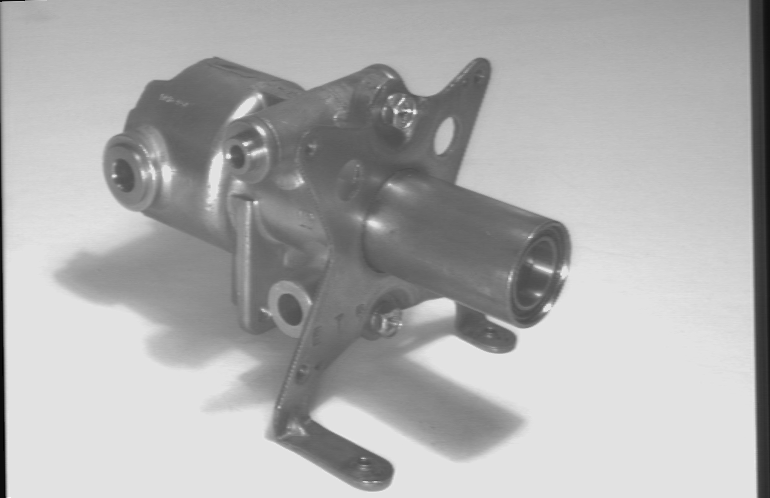
#> input picture Aufgabe_1/shaft.bmp, 770 x 498 px
$ jupyter execute Median.ipynb   (shell and % lines are left out)
#> lines starting #> are read from the running program, lines starting #| are printed output that depends on the picture; long printed decimals are rounded
[cell 1]
# Alle Variablen löschen ohne zu fragen.
# Hierdurch werden Seiteneffekte vermieden.

[cell 2]
# Liste der Variablen ausgeben

[cell 3]

# Laden der verwendeten Bibliotheken
from PIL import Image
import   numpy  as np
import   scipy
import   matplotlib                 # https://matplotlib.org/3.1.1/tutorials/index.html
import   matplotlib.pyplot as plt   # https://matplotlib.org/tutorials/introductory/pyplot.html
import   sklearn
import   skimage
from     skimage import data
import   time
from     scipy import signal

[cell 4]
# Bild laden mit PIL
img = Image.open("../shaft.bmp")
#> img is the input picture: PIL image 770x498 L; min 0, max 255, mean 174.1
#img = Image.open("../circle.bmp")
#img = Image.open("../boat512.bmp")
#img = Image.open("../tasse1.bmp")

[cell 5]
# PIL-Image darstellen
img

[cell 6]
# Beispiel:  Verkleinerung von Bildern
size = (int(img.width/5), int(img.height/5)) # Bildgröße bestimmen und in einem Tupel zusammenfassen
#> size = (154, 99)
imgsmall = img.resize(size, resample=1)      # Nearest-Neighbour (0), Bilinear (1), Bicubic (2), Lanczos (3)
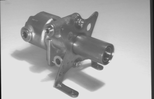
#> imgsmall: PIL image 154x99 L; min 6, max 239, mean 174.2
imgsmall

[cell 7]
# Informationen über PIL-Image
print('format =', img.format)
#| format = BMP
print('info   =', img.info)
#| info   = {'dpi': (71.984, 71.984), 'compression': 0}
print()
print('size   =', img.size,)
#| size   = (770, 498)
print('mode   =', img.mode)  # 'L' = 8-bit-unsigned
#| mode   = L

[cell 8]
# PIL-Image in ein numpy-Array umwandeln TODO: HIER IST DAS KLEINE NOCH BENUTZT!
#img2 = np.array(imgsmall)
img2 = np.array(img)
test1 = img2[0][0]
#> test1 = 13
test2 = img2[1][0]
#> test2 = 13
test3 = img2[0][1]
#> test3 = 13
print(test1,test2,test3)
#| 13 13 13
img2

[cell 9]
#TODO: HIER IST IMGSMALL NICHT DAS NORMALE IMG
img_width = imgsmall.size[1]
#> img_width = 99
img_height = imgsmall.size[0]
#> img_height = 154
print('X   = ', img_width, '    Y   = ', img_height)
#| X   =  99     Y   =  154
print('Iteration also von 0 bis xmax=', img_width-1 , '    und   ymax=',img_height-1)
#| Iteration also von 0 bis xmax= 98     und   ymax= 153

[cell 10]
def MyMedian_ARRAYSORT(src, maskX, maskY):
    return median_sorting(src, maskX, maskY, 1)

[cell 11]
def MyMedian_HIST(src, maskX, maskY):
    return median_sorting(src, maskX, maskY, 0)

[cell 12]
def median_sorting(src, maskX, maskY, mode):
    # Zielbilder anlegen
#> called with maskX = 3, maskY = 3, mode = 1
    dst = np.copy(src)
    # Größe des Quellbildes bestimmen
    ysize = src.shape[0]
#> ysize = 498
    xsize = src.shape[1]
#> xsize = 770

    # Pruefen ob Maske ungerade
    if(maskX % 2 == 0):
        maskX += 1

    if(maskY % 2 == 0):
        maskY += 1

    #für arraycpy
    x_begin=0
    y_begin=0
    x_end=0
    y_end=0
    maskbound_x = int(maskX/2)
    maskbound_y = int(maskY/2)


    doit=1

    for y in range(0,ysize):
        for x in range(0,xsize):
            #ab hier 1 bildpunkt

            #check if out of bounds: it takes the values
            #indexing from 0 to size-1, so no out of bounds will happen
            if(x-maskbound_x < 0):
                x_begin = 0
            else:
                x_begin = x-maskbound_x

            if(y-maskbound_y < 0):
                y_begin = 0
            else:
                y_begin = y-maskbound_y

            if(x+maskbound_x > xsize-1):
                x_end = xsize-1
            else:
                x_end = x+maskbound_x

            if(y+maskbound_y > ysize-1):
                y_end = ysize-1
            else:
                y_end = y+maskbound_y

            #cut array data
            #print("arrayzuweisung:",x_end-x_begin+1,y_end-y_begin+1,"werte:",x_begin,y_begin,x_end,y_end)
            median_array = np.zeros((y_end-y_begin+1, x_end-x_begin+1))
            for b in range(y_begin,y_end+1): #+1 because python handles forloop as < ??
                for a in range(x_begin,x_end+1):
                    median_array[b-y_begin][a-x_begin] = dst[b][a]


            #IF SORTING MODE
            if(mode == 1):
                sorted_array = np.sort(median_array, axis=None)
                dst[y][x] = sorted_array[(int)((np.size(sorted_array)/2))]
            #ELSE WITH HISTOGRAM
            else:
                histarr = np.histogram(median_array.flatten())
                häufigkeiten = histarr[0]
                werte = histarr[1]
                count = 0
                index = 0
                while(count< (((y_end-y_begin+1) * (x_end-x_begin+1) +1)/2) ):
                    count += häufigkeiten[index]
                    index += 1
                dst[y][x]=werte[index]


    return dst

[cell 13]
start = time.time()

# in höheren Datentyp umwandeln  (uint8 --> int), damit Ergebnisse nicht beschnitten werden !

srcpic  = np.copy(img2)      # eine echte Kopie anlegen
srcpic  = srcpic.astype(int) # und in den Datentyp int umwandeln

#Mask
xbound = 3
ybound = 3

#Modi
pic = MyMedian_ARRAYSORT(srcpic,xbound,ybound)
#pic = MyMedian_HIST(srcpic,xbound,ybound)

ende   = time.time()
print('Runtime   = {:5.3f}s'.format(ende-start))


plt.figure(figsize = (10,11))

plt.subplot(211)
plt.imshow(srcpic, cmap='gray', vmin=0, vmax=255)
plt.subplot(212)
plt.imshow(pic, cmap='gray', vmin=0, vmax=255)
plt.suptitle('Kantenglättung Median : vorher - nachher')
plt.show()
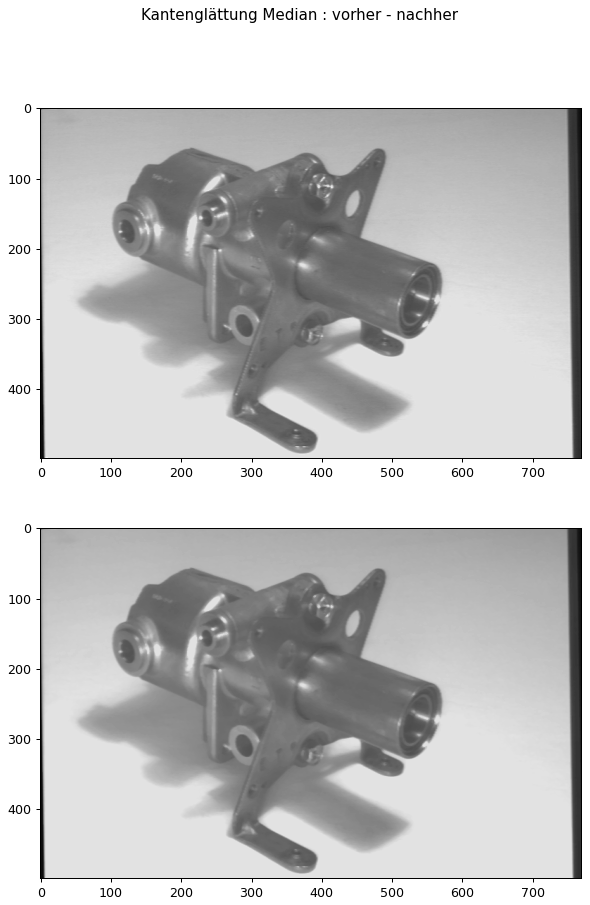
#> figure drawn by matplotlib, 2 panels

# Informationen zum Bild
print('min/max =', pic.min(), pic.max())
#| min/max = 13 227
print('shape   =', pic.shape)
#| shape   = (498, 770)
print('dtype   =', pic.dtype)
#| dtype   = int64
